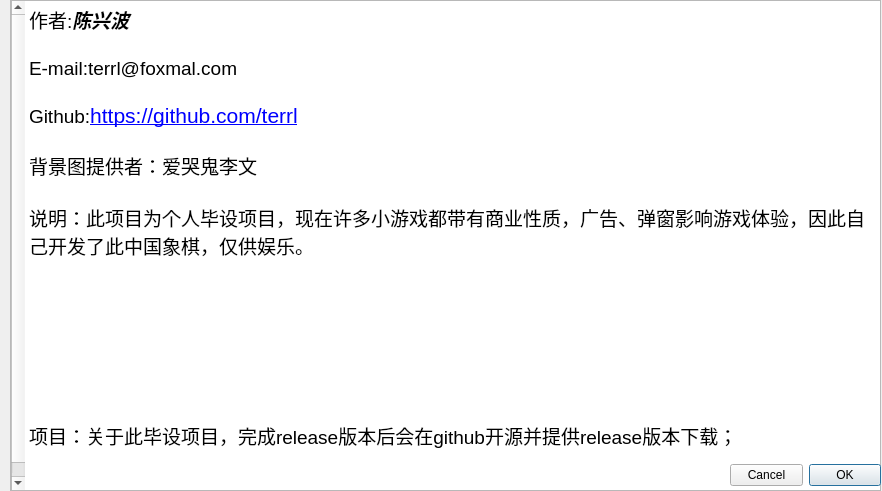
<?xml version="1.0" encoding="UTF-8"?>
<ui version="4.0">
 <class>AboutAuthor</class>
 <widget class="QDialog" name="AboutAuthor">
  <property name="geometry">
   <rect>
    <x>0</x>
    <y>0</y>
    <width>882</width>
    <height>491</height>
   </rect>
  </property>
  <property name="focusPolicy">
   <enum>Qt::NoFocus</enum>
  </property>
  <property name="acceptDrops">
   <bool>false</bool>
  </property>
  <property name="windowTitle">
   <string>Dialog</string>
  </property>
  <property name="toolTipDuration">
   <number>0</number>
  </property>
  <property name="layoutDirection">
   <enum>Qt::RightToLeft</enum>
  </property>
  <property name="styleSheet">
   <string notr="true">background-image: url(:/images/background.jpg);
</string>
  </property>
  <widget class="QDialogButtonBox" name="buttonBox">
   <property name="geometry">
    <rect>
     <x>730</x>
     <y>460</y>
     <width>151</width>
     <height>31</height>
    </rect>
   </property>
   <property name="orientation">
    <enum>Qt::Horizontal</enum>
   </property>
   <property name="standardButtons">
    <set>QDialogButtonBox::Cancel|QDialogButtonBox::Ok</set>
   </property>
  </widget>
  <widget class="QTextBrowser" name="textBrowser">
   <property name="geometry">
    <rect>
     <x>10</x>
     <y>0</y>
     <width>871</width>
     <height>491</height>
    </rect>
   </property>
   <property name="styleSheet">
    <string notr="true">border-image: url(:/images/5abc.png);
font: 9pt &quot;华文楷体&quot;;</string>
   </property>
   <property name="html">
    <string>&lt;!DOCTYPE HTML PUBLIC &quot;-//W3C//DTD HTML 4.0//EN&quot; &quot;http://www.w3.org/TR/REC-html40/strict.dtd&quot;&gt;
&lt;html&gt;&lt;head&gt;&lt;meta name=&quot;qrichtext&quot; content=&quot;1&quot; /&gt;&lt;style type=&quot;text/css&quot;&gt;
p, li { white-space: pre-wrap; }
&lt;/style&gt;&lt;/head&gt;&lt;body style=&quot; font-family:'华文楷体'; font-size:9pt; font-weight:400; font-style:normal;&quot;&gt;
&lt;p style=&quot; margin-top:0px; margin-bottom:0px; margin-left:0px; margin-right:0px; -qt-block-indent:0; text-indent:0px;&quot;&gt;&lt;span style=&quot; font-size:14pt;&quot;&gt;作者:&lt;/span&gt;&lt;span style=&quot; font-size:14pt; font-weight:600; font-style:italic;&quot;&gt;陈兴波&lt;/span&gt;&lt;/p&gt;
&lt;p style=&quot;-qt-paragraph-type:empty; margin-top:0px; margin-bottom:0px; margin-left:0px; margin-right:0px; -qt-block-indent:0; text-indent:0px; font-size:14pt;&quot;&gt;&lt;br /&gt;&lt;/p&gt;
&lt;p style=&quot; margin-top:0px; margin-bottom:0px; margin-left:0px; margin-right:0px; -qt-block-indent:0; text-indent:0px;&quot;&gt;&lt;span style=&quot; font-size:14pt;&quot;&gt;E-mail:terrl@foxmal.com &lt;/span&gt;&lt;/p&gt;
&lt;p style=&quot;-qt-paragraph-type:empty; margin-top:0px; margin-bottom:0px; margin-left:0px; margin-right:0px; -qt-block-indent:0; text-indent:0px; font-size:14pt;&quot;&gt;&lt;br /&gt;&lt;/p&gt;
&lt;p style=&quot; margin-top:0px; margin-bottom:0px; margin-left:0px; margin-right:0px; -qt-block-indent:0; text-indent:0px;&quot;&gt;&lt;span style=&quot; font-size:14pt;&quot;&gt;Github:&lt;/span&gt;&lt;a href=&quot;https://github.com/terrl&quot;&gt;&lt;span style=&quot; font-size:16pt; text-decoration: underline; color:#0000ff;&quot;&gt;https://github.com/terrl&lt;/span&gt;&lt;/a&gt;&lt;/p&gt;
&lt;p style=&quot;-qt-paragraph-type:empty; margin-top:0px; margin-bottom:0px; margin-left:0px; margin-right:0px; -qt-block-indent:0; text-indent:0px; font-size:14pt;&quot;&gt;&lt;br /&gt;&lt;/p&gt;
&lt;p style=&quot; margin-top:0px; margin-bottom:0px; margin-left:0px; margin-right:0px; -qt-block-indent:0; text-indent:0px;&quot;&gt;&lt;span style=&quot; font-size:14pt;&quot;&gt;背景图提供者：爱哭鬼李文&lt;/span&gt;&lt;/p&gt;
&lt;p style=&quot;-qt-paragraph-type:empty; margin-top:0px; margin-bottom:0px; margin-left:0px; margin-right:0px; -qt-block-indent:0; text-indent:0px; font-size:14pt;&quot;&gt;&lt;br /&gt;&lt;/p&gt;
&lt;p style=&quot; margin-top:0px; margin-bottom:0px; margin-left:0px; margin-right:0px; -qt-block-indent:0; text-indent:0px;&quot;&gt;&lt;span style=&quot; font-size:14pt;&quot;&gt;说明：此项目为个人毕设项目，现在许多小游戏都带有商业性质，广告、弹窗影响游戏体验，因此自己开发了此中国象棋，仅供娱乐。&lt;/span&gt;&lt;/p&gt;
&lt;p style=&quot;-qt-paragraph-type:empty; margin-top:0px; margin-bottom:0px; margin-left:0px; margin-right:0px; -qt-block-indent:0; text-indent:0px; font-size:14pt;&quot;&gt;&lt;br /&gt;&lt;/p&gt;
&lt;p style=&quot;-qt-paragraph-type:empty; margin-top:0px; margin-bottom:0px; margin-left:0px; margin-right:0px; -qt-block-indent:0; text-indent:0px; font-size:14pt;&quot;&gt;&lt;br /&gt;&lt;/p&gt;
&lt;p style=&quot;-qt-paragraph-type:empty; margin-top:0px; margin-bottom:0px; margin-left:0px; margin-right:0px; -qt-block-indent:0; text-indent:0px; font-size:14pt;&quot;&gt;&lt;br /&gt;&lt;/p&gt;
&lt;p style=&quot;-qt-paragraph-type:empty; margin-top:0px; margin-bottom:0px; margin-left:0px; margin-right:0px; -qt-block-indent:0; text-indent:0px; font-size:14pt;&quot;&gt;&lt;br /&gt;&lt;/p&gt;
&lt;p style=&quot;-qt-paragraph-type:empty; margin-top:0px; margin-bottom:0px; margin-left:0px; margin-right:0px; -qt-block-indent:0; text-indent:0px; font-size:14pt;&quot;&gt;&lt;br /&gt;&lt;/p&gt;
&lt;p style=&quot;-qt-paragraph-type:empty; margin-top:0px; margin-bottom:0px; margin-left:0px; margin-right:0px; -qt-block-indent:0; text-indent:0px; font-size:14pt;&quot;&gt;&lt;br /&gt;&lt;/p&gt;
&lt;p style=&quot;-qt-paragraph-type:empty; margin-top:0px; margin-bottom:0px; margin-left:0px; margin-right:0px; -qt-block-indent:0; text-indent:0px; font-size:14pt;&quot;&gt;&lt;br /&gt;&lt;/p&gt;
&lt;p style=&quot; margin-top:0px; margin-bottom:0px; margin-left:0px; margin-right:0px; -qt-block-indent:0; text-indent:0px;&quot;&gt;&lt;span style=&quot; font-size:14pt;&quot;&gt;项目：关于此毕设项目，完成release版本后会在github开源并提供release版本下载；&lt;/span&gt;&lt;/p&gt;
&lt;p style=&quot;-qt-paragraph-type:empty; margin-top:0px; margin-bottom:0px; margin-left:0px; margin-right:0px; -qt-block-indent:0; text-indent:0px; font-size:14pt;&quot;&gt;&lt;br /&gt;&lt;/p&gt;
&lt;p style=&quot;-qt-paragraph-type:empty; margin-top:0px; margin-bottom:0px; margin-left:0px; margin-right:0px; -qt-block-indent:0; text-indent:0px;&quot;&gt;&lt;br /&gt;&lt;/p&gt;
&lt;p style=&quot;-qt-paragraph-type:empty; margin-top:0px; margin-bottom:0px; margin-left:0px; margin-right:0px; -qt-block-indent:0; text-indent:0px;&quot;&gt;&lt;br /&gt;&lt;/p&gt;&lt;/body&gt;&lt;/html&gt;</string>
   </property>
   <property name="openExternalLinks">
    <bool>true</bool>
   </property>
  </widget>
  <zorder>textBrowser</zorder>
  <zorder>buttonBox</zorder>
 </widget>
 <resources/>
 <connections>
  <connection>
   <sender>buttonBox</sender>
   <signal>accepted()</signal>
   <receiver>AboutAuthor</receiver>
   <slot>accept()</slot>
   <hints>
    <hint type="sourcelabel">
     <x>248</x>
     <y>254</y>
    </hint>
    <hint type="destinationlabel">
     <x>157</x>
     <y>274</y>
    </hint>
   </hints>
  </connection>
  <connection>
   <sender>buttonBox</sender>
   <signal>rejected()</signal>
   <receiver>AboutAuthor</receiver>
   <slot>reject()</slot>
   <hints>
    <hint type="sourcelabel">
     <x>316</x>
     <y>260</y>
    </hint>
    <hint type="destinationlabel">
     <x>286</x>
     <y>274</y>
    </hint>
   </hints>
  </connection>
 </connections>
</ui>
